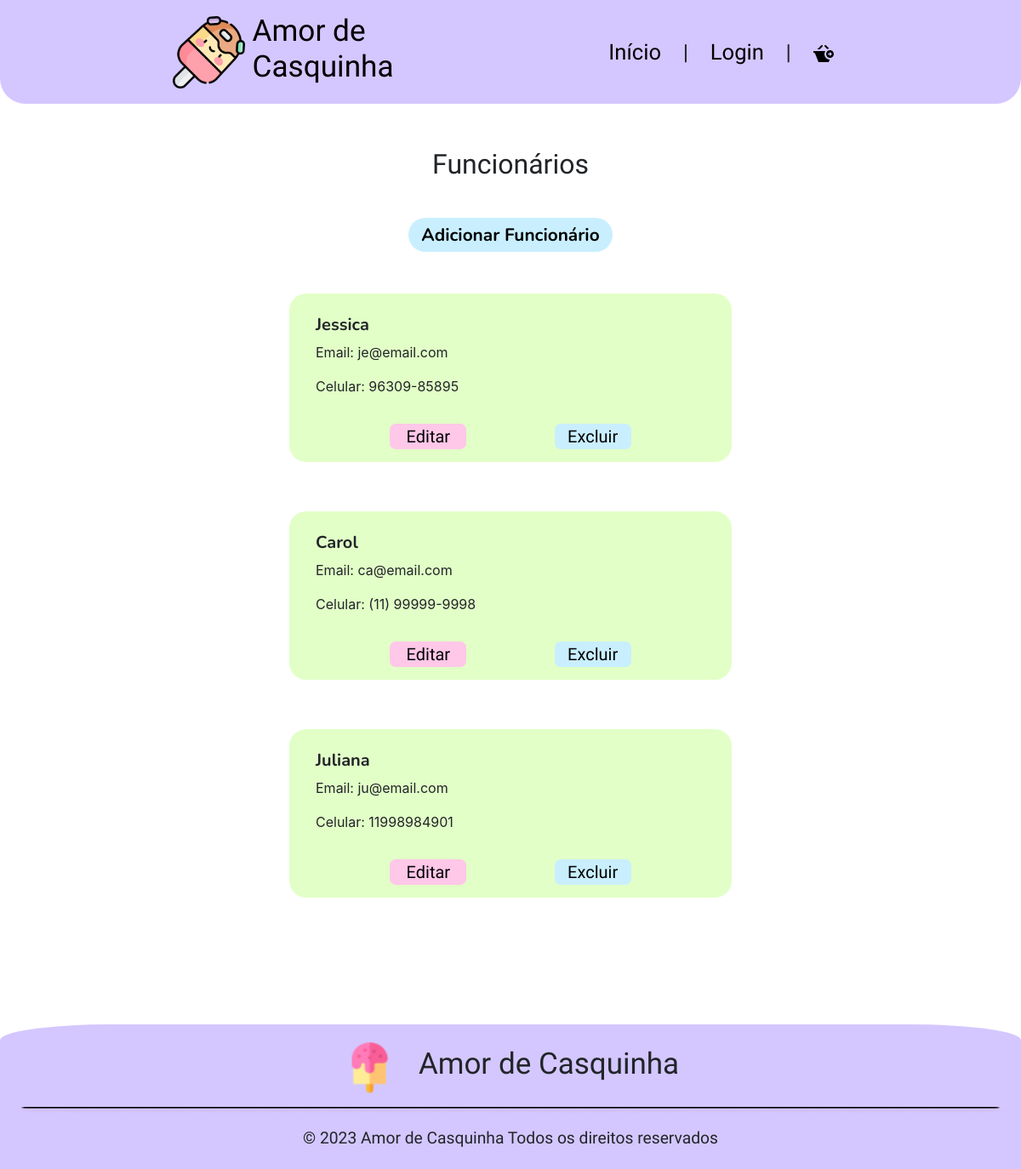
/app/view/sessaoFuncionarios.php, run on an earlier commit of the app's database.
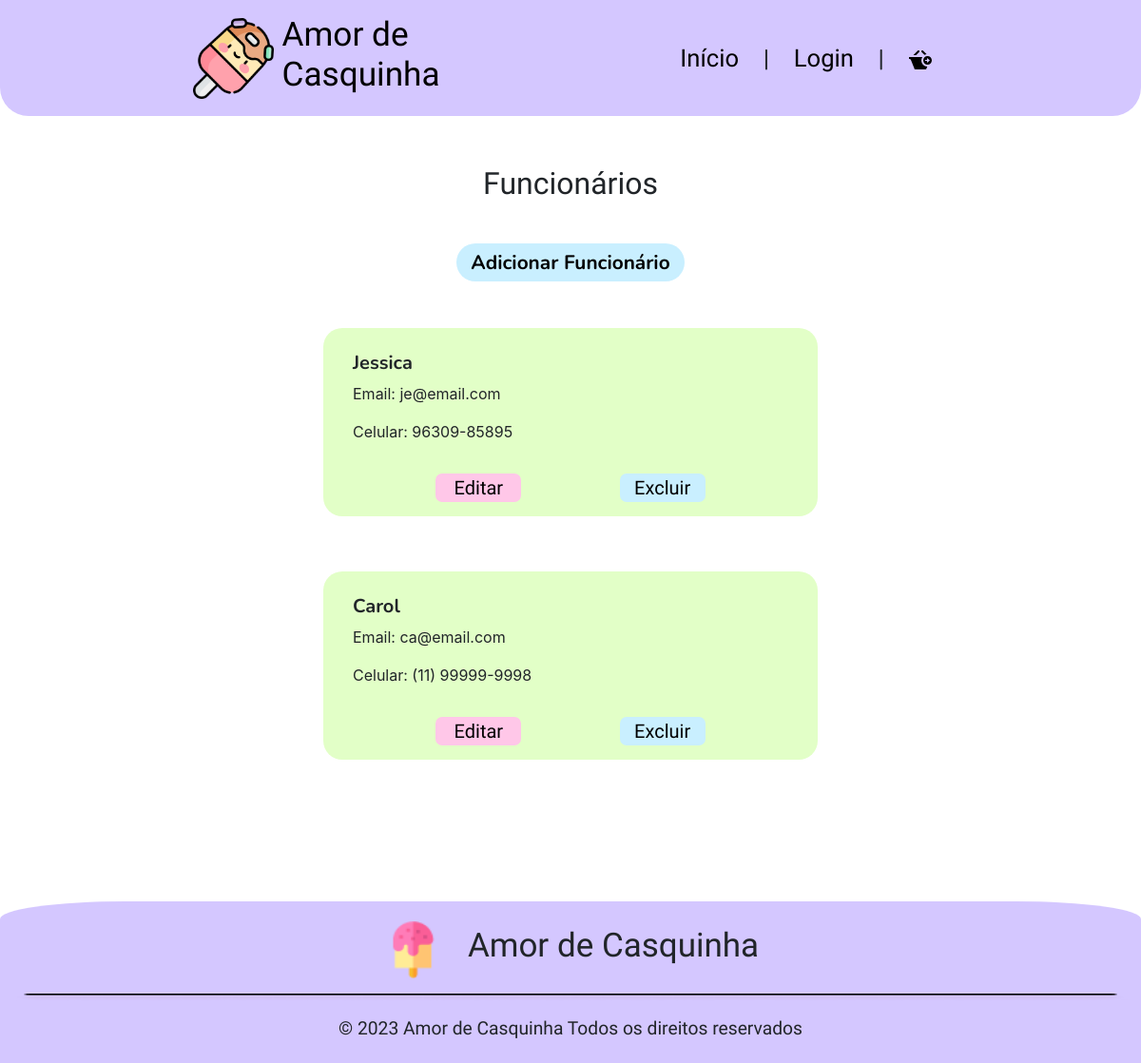
And on a later commit of the database.
### tables this page shows
CREATE TABLE `funcionarios` (
  `idFuncionario` int(11) NOT NULL,
  `desativado` tinyint(4) DEFAULT 0,
  `adm` tinyint(4) DEFAULT NULL,
  `perfil` char(4) DEFAULT 'FUNC',
  `nome` varchar(255) DEFAULT NULL,
  `telefone` varchar(25) DEFAULT NULL,
  `email` varchar(255) DEFAULT NULL,
  `senha` varchar(255) DEFAULT NULL,
  `idEndereco` int(11) DEFAULT NULL
);

### app/config/database.php (called while the page is built, shortened)
<?php
    class Database {
        private $host;
        private $db;
        private $user;
        private $pass;
        private $charset;
        private $conn;
        public function __construct() {
            $env = file_get_contents(__DIR__."/.env");
            $lines = explode("\n",$env);
            $this->host = 'localhost';
            $this->db = 'db_sorveteria';
            $this->user = 'root';
            $this->pass = '';
            $this->charset = 'utf8mb4';
        }
        public function getConnection() {
            $dsn = "mysql:host={$this->host};dbname={$this->db};charset={$this->charset}";
            $options = [
                PDO::ATTR_ERRMODE            => PDO::ERRMODE_EXCEPTION,
                PDO::ATTR_DEFAULT_FETCH_MODE => PDO::FETCH_ASSOC,
                PDO::ATTR_EMULATE_PREPARES   => false,
            ];
            try {
                $this->conn = new PDO($dsn, $this->user, $this->pass, $options);
            } catch (PDOException $e) {
                throw new PDOException($e->getMessage(), (int)$e->getCode());
            }
            return $this->conn;
        }
}

### app/model/funcionarios.php (called while the page is built, shortened)
<?php
    require_once '../config/database.php';
    class Funcionarios{
        private $conn;
        public function __construct(){
            $database = new DataBase;
            $this->conn = $database->getConnection();
        }
        public function listarFunc(){
            try{
                $cmd = $this->conn->prepare("CALL ListarFuncionarios()");
                $cmd->execute();
                $funcionarios = $cmd->fetchAll();
                return $funcionarios;
            } catch (PDOException $e) {
                echo "Erro no banco de dados: " . $e->getMessage();
            }
        }
    }
?>

### app/controller/funcionarioController.php (called while the page is built, shortened)
<?php
    require '../model/funcionarios.php';
    class FuncionarioController{
        private $funcionario;
        public function __construct(){
            $this->funcionario = new Funcionarios();
        }
        public function listarFunc(){
            $listaFuncionarios = $this->funcionario->listarFunc();
            if($listaFuncionarios == null || count($listaFuncionarios) == 0){
                return "Nenhum funcionário encontrado.";
            }else{
                return $listaFuncionarios;
            }
        }
    }
?>

### app/view/sessaoFuncionarios.php (the view, shortened to what this page needs)
<?php
require_once '../controller/funcionarioController.php';
$func = new FuncionarioController();
$listaFuncionarios = $func->listarFunc();
?>
<!DOCTYPE html>
<html lang="pt-br">
<head>
    <link href="https://cdn.jsdelivr.net/npm/bootstrap@5.3.2/dist/css/bootstrap.min.css" rel="stylesheet">
    <link rel="stylesheet" href="https://stackpath.bootstrapcdn.com/bootstrap/4.1.3/css/bootstrap.min.css">
    <link rel="stylesheet" href="style/CabecalhoRodape.css">
    <link rel="stylesheet" href="style/editarFuncionariosS.css">
    <link rel="stylesheet" href="https://cdnjs.cloudflare.com/ajax/libs/jquery-confirm/3.7.1/jquery-confirm.min.css">
</head>
<body>
    <?php
        include_once 'components/header.php';
    ?>
    <main>
        <h1 class="m-auto text-center pt-4 pb-4">Funcionários</h1>
        <div class="conteiner">
            <button class="add">Adicionar Funcionário</button>
            <div class="conteiner1">
                    <?php
                        foreach ($listaFuncionarios as $row) {
                            $redirectToEditar = 'editarFuncionarios.php?funcEmail='.$row['email'];
                            $redirectToExcluir = 'sessaoFuncionarios.php?exclFunc='.$row['email'];
                            echo '<div class="c1">
                                    <div class="c2">
                                        <!-- <div class="c3">
                                            <picture>
                                            <source media="(min-width: 768px)" srcset="images/'.$row["perfil"].'.png">
                                            <img src="images/'.$row["perfil"].'.png" alt="'.$row["nome"].'">
                                            </picture>
                                        </div> -->
                                        <div class="d-flex flex-column">
                                            <div id="dados">
                                                <h3 class="titulo px-3">'.$row["nome"].'</h3>
                                                <div class="px-3">
                                                    <p>Email: '.$row["email"].'</p>
                                                    <p>Celular: '.$row["telefone"].'</p>
                                                </div>
                                            </div>
                                        </div>
                                    </div>
                                    <div class="botao text-center d-flex justify-content-evenly mt-3">
                                        <button id="excl"><a href="'.$redirectToEditar.'">Editar</a></button>
                                        <button id="edit"><a href="'.$redirectToExcluir.'">Excluir</a></button>
                                    </div>
                                </div>';
                        }
                    ?>
            </div>
        </div>
    </main>
    <?php
        include_once 'components/footer.php';
    ?>
</body>
</html>

### app/view/components/header.php (shortened to what this page needs)
<header>
    <div class="conteiner-fluid d-flex justify-content-around cabecalho align-items-center">
        <div class="logo">
            <img src="../images/iceCream.png" alt="Logo Amor de Casquinha" class="logo">
            <h4 class="titulo1">Amor de Casquinha</h4>
        </div>
        <nav class="navigation text-center">
            <?php
            if(isset($_SESSION["userEmail"])){
                switch($_SESSION["userPerfil"]){
                    case "CLIE":
                        echo "<a href='index.php'>Início</a><span> | </span>";
                        echo "<a href='sobre.php'>Perfil</a><span> | </span>";
                        echo "<a href='carrinho.php'><svg xmlns='http://www.w3.org/2000/svg' width='24' height='24' viewBox='0 0 24 24'><path d='M19.5 8c-2.485 0-4.5 2.015-4.5 4.5s2.015 4.5 4.5 4.5 4.5-2.015 4.5-4.5-2.015-4.5-4.5-4.5zm-.5 7v-2h-2v-1h2v-2l3 2.5-3 2.5zm-5.701-11.26c-.207-.206-.299-.461-.299-.711 0-.524.407-1.029 1.02-1.029.262 0 .522.1.721.298l3.783 3.783c-.771.117-1.5.363-2.158.726l-3.067-3.067zm-.299 8.76c0-1.29.381-2.489 1.028-3.5h-14.028v2h.643c.535 0 1.021.304 1.256.784l4.101 10.216h12l1.211-3.015c-3.455-.152-6.211-2.993-6.211-6.485zm-2.299-8.76c.207-.206.299-.461.299-.711 0-.524-.407-1.029-1.02-1.029-.261 0-.522.1-.72.298l-4.701 4.702h2.883l3.259-3.26z' class='carrinho'/></svg></a><span> | </span>";
                        break;
                    case "FUNC":
                        echo "<a href='relatorios.php'>Relatórios</a><span> | </span>";
                        echo "<a href='editarProdutos.php'>Produtos</a><span> | </span>";
                        echo "<a href='pedidos.php'>Pedidos</a><span> | </span>";
                        echo "<a href='telaEstoque.php'>Estoque</a><span> | </span>";
                        echo "<a href='pessoas.php'>Pessoas</a><span> | </span>";
                        break;
                    case "FADM":
                        echo "<a href='pedidos.php'>Pedidos</a><span> | </span>";
                        echo "<a href='editarProdutos.php'>Produtos</a><span> | </span>";
                        echo "<a href='telaEstoque.php'>Estoque</a><span> | </span>";
                        echo "<a href='pessoas.php'>Pessoas</a><span> | </span>";
                        break;
                    case "ENTR":
                        echo "<a href='pedidosEntregador.php'>Pedidos</a><span> | </span>";
                        break;
                    default:
                        echo "<a href='index.php'>Início</a><span> | </span>";
                        echo "<a href='login.php'>Login</a><span> | </span>";
                        echo "<a href='carrinho.php'><svg xmlns='http://www.w3.org/2000/svg' width='24' height='24' viewBox='0 0 24 24'><path d='M19.5 8c-2.485 0-4.5 2.015-4.5 4.5s2.015 4.5 4.5 4.5 4.5-2.015 4.5-4.5-2.015-4.5-4.5-4.5zm-.5 7v-2h-2v-1h2v-2l3 2.5-3 2.5zm-5.701-11.26c-.207-.206-.299-.461-.299-.711 0-.524.407-1.029 1.02-1.029.262 0 .522.1.721.298l3.783 3.783c-.771.117-1.5.363-2.158.726l-3.067-3.067zm-.299 8.76c0-1.29.381-2.489 1.028-3.5h-14.028v2h.643c.535 0 1.021.304 1.256.784l4.101 10.216h12l1.211-3.015c-3.455-.152-6.211-2.993-6.211-6.485zm-2.299-8.76c.207-.206.299-.461.299-.711 0-.524-.407-1.029-1.02-1.029-.261 0-.522.1-.72.298l-4.701 4.702h2.883l3.259-3.26z' class='carrinho'/></svg></a>";
                        break;
                }
                echo "<a href='../controller/logoff.php'>Sair</a>";
            }
            else
            {
                echo "<a href='index.php'>Início</a><span> | </span>";
                echo "<a href='login.php'>Login</a><span> | </span>";
                echo "<a href='carrinho.php'><svg xmlns='http://www.w3.org/2000/svg' width='24' height='24' viewBox='0 0 24 24'><path d='M19.5 8c-2.485 0-4.5 2.015-4.5 4.5s2.015 4.5 4.5 4.5 4.5-2.015 4.5-4.5-2.015-4.5-4.5-4.5zm-.5 7v-2h-2v-1h2v-2l3 2.5-3 2.5zm-5.701-11.26c-.207-.206-.299-.461-.299-.711 0-.524.407-1.029 1.02-1.029.262 0 .522.1.721.298l3.783 3.783c-.771.117-1.5.363-2.158.726l-3.067-3.067zm-.299 8.76c0-1.29.381-2.489 1.028-3.5h-14.028v2h.643c.535 0 1.021.304 1.256.784l4.101 10.216h12l1.211-3.015c-3.455-.152-6.211-2.993-6.211-6.485zm-2.299-8.76c.207-.206.299-.461.299-.711 0-.524-.407-1.029-1.02-1.029-.261 0-.522.1-.72.298l-4.701 4.702h2.883l3.259-3.26z' class='carrinho'/></svg></a>";
            }
            ?>
        </nav>
    </div>
</header>

### app/view/components/footer.php (shortened to what this page needs)
<footer>
    <div class="conteiner-fluid d-flex justify-content-center rodape align-items-center flex-column">
        <div class="d-flex flex-row justify-content-around align-items-center">
            <img src="../images/image 1.png" alt="Logo Amor de Casquinha" class="pe-4 logo">
            <h3>Amor de Casquinha</h3>
        </div>
        <img src="../images/Rectangle 1048.png" class="pt-3 linha">
        <div class="text-center">
            <p>&copy; 2023 Amor de Casquinha Todos os direitos reservados</p>
        </div>
    </div>
</footer>

### app/view/style/CabecalhoRodape.css (style rules this page uses)
:root { --roxo-bebe: #D4C7FF; --Nunito: 'Nunito', sans-serif; --Agbalumo: 'Agbalumo'; }
* { padding: 0; margin: 0; }
header { position: fixed; width: 100%; padding: 20px; display: flex; justify-content: space-around; z-index: 2; }
header img { width: 30px; height: 30px; }
.logo { display: flex; font-family: var(--Agbalumo); transition: 0.3s; align-items: center; }
.logo img { width: 40px; height: auto; margin-right: 9px; }
nav.navigation { display: none; font-family: var(--Nunito); }
.cabecalho { background-color: var(--roxo-bebe); height: 130px; font-family: var(--Agbalumo); font-size: 24px; border-radius: 0 0 11% 11%; position: fixed; width: 100vw; top: 0; z-index: 999; }
main { padding-top: 150px; }
.titulo1 { font-family: var(--Agbalumo); font-size: 1.30rem; color: black; }
.cabecalho a, a:visited, a:active { color: black; text-decoration: none; }
.rodape { padding-top: 15px; background-color: var(--roxo-bebe); height: 170px; font-family: var(--Agbalumo); font-size: 24px; border-radius: 11% 11% 0 0; margin-top: 10%; }
.rodape p { font-size: 1rem; margin-top: 15px; }
@media (min-width: 768px) { .cabecalho { height: 122px; border-radius: 0 0 30px 30px; } }
@media (min-width: 768px) { nav.navigation { display: flex; align-items: center; justify-content: space-around; width: 25%; } }
@media (min-width: 768px) { .navigation a { margin: 0 10px; font-family: var(--Agbalumo); font-size: 1.6rem; } }
@media (min-width: 768px) { .titulo1 { display: block; width: 450px; font-size: 2.20rem; } }
@media (min-width: 768px) { .logo img { width: 89px; height: 85px; } }
@media (min-width: 768px) { .rodape .linha { width: 1176px; height: 24px; } }
@media (min-width: 768px) { .logo { width: 90px; height: 60px; } }
@media (min-width: 768px) { .rodape h3 { font-family: var(--Agbalumo); font-size: 35px; } }
@media (min-width: 768px) { .rodape p { font-size: 19.254px; } }

### app/view/style/editarFuncionariosS.css (style rules this page uses)
:root { --roxo-bebe: #D4C7FF; --Nunito: 'Nunito', sans-serif; --Agbalumo: 'Agbalumo'; --azul-bebe: #C9EFFF; --rosa-bebe: #FFC7E8; --amarelo-bebe: #FFFAC7; --verde-bebe: #E2FFC7; }
h1 { font-family: var(--Agbalumo); font-size: 2rem; width: 70%; text-align: center; margin: 20px auto; }
main { min-height: calc(100vh - 170px); }
.add { background-color: var(--azul-bebe); border: none; border-radius: 20px; font-family: var(--Nunito); font-weight: bolder; font-size: 1.30rem; width: 240px; height: 40px; margin: 20px 0; }
.conteiner { display: flex; flex-direction: column; align-items: center; justify-content: center; }
.c1 { background-color: var(--verde-bebe); padding: 15px; border-radius: 20px; margin: 20px 0; display: flex; width: 80%; margin: 20px auto; flex-direction: column; }
.c2 { display: flex; flex-direction: row; }
.conteiner1 button { width: 208px; background-color: var(--azul-bebe); }
.titulo { margin-top: 10px; font-family: var(--Nunito); font-size: 1.25rem; font-weight: bold; }
.botao #excl { background-color: var(--rosa-bebe); border: none; border-radius: 7px; font-family: var(--Agbalumo); width: 90px; height: 30px; }
.botao #excl a, a:visited, a:active { color: black; }
.botao #edit a, a:visited, a:active { color: black; }
.botao #edit { background-color: var(--azul-bebe); border: none; border-radius: 7px; font-family: var(--Agbalumo); width: 90px; height: 30px; }
@media (min-width: 768px) { .conteiner1 { display: flex; flex-direction: row !important; flex-wrap: wrap; width: 90%; justify-content: center; } }
@media (min-width: 768px) { .c1 { margin: 29px; width: 520px; } }
@media (min-width: 768px) { h1 { padding-top: 20px !important; } }
@media (min-width: 768px) { .botao #excl, #edit { font-size: 1.25rem; } }

What changed in the data, as far as the page shows it:
removed funcionarios: nome "Juliana", email "ju@email.com", telefone "11998984901"
